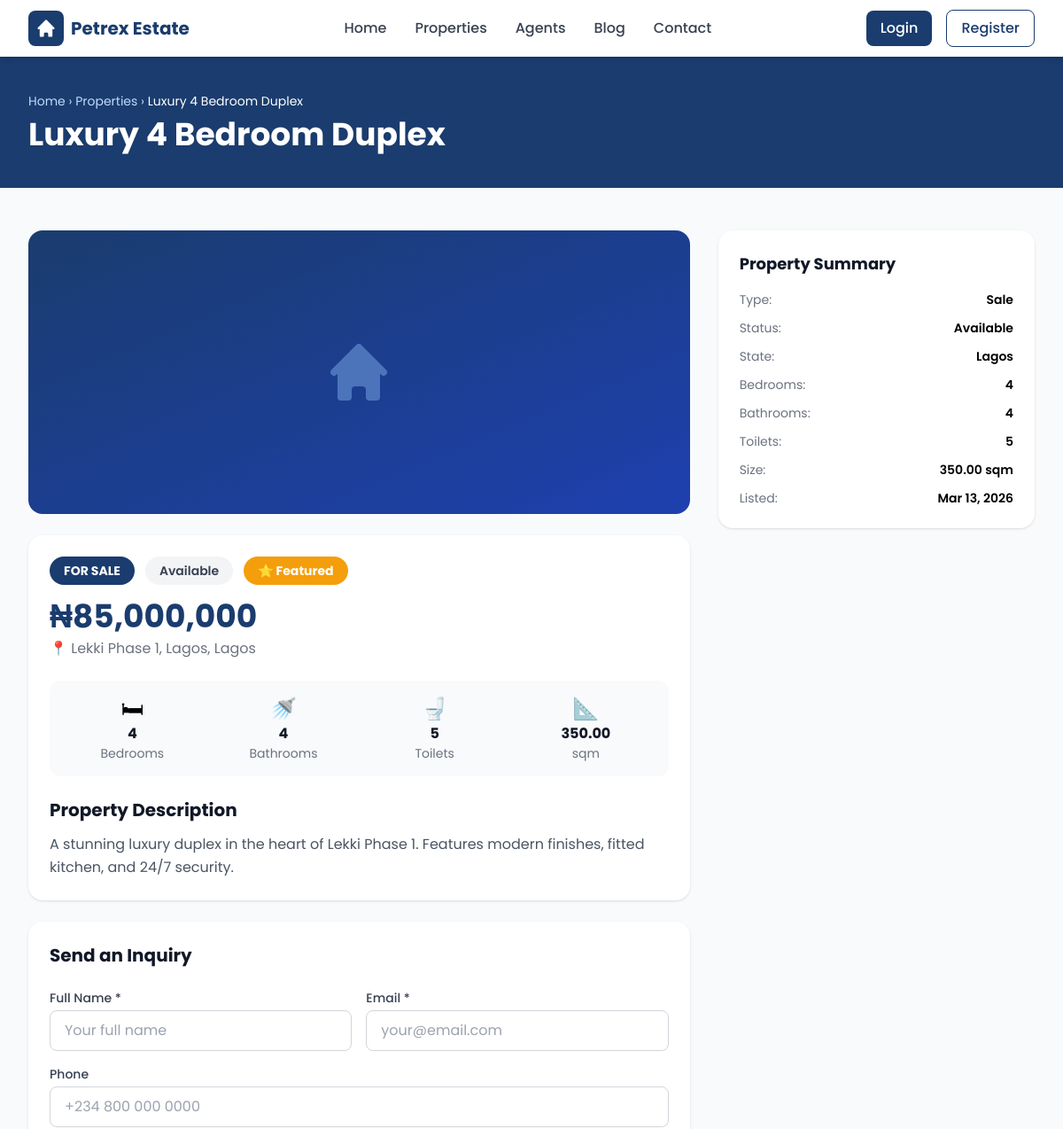
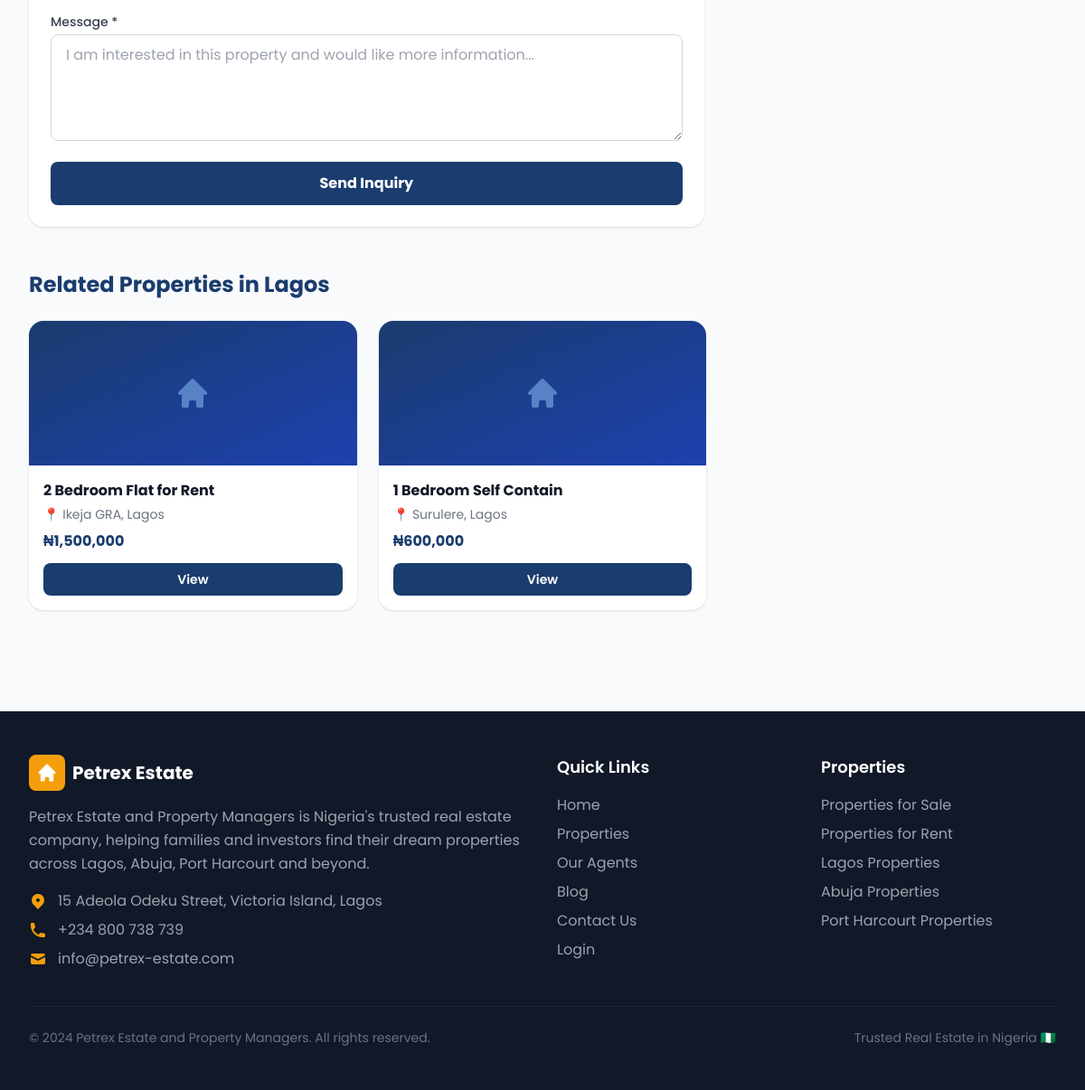
The page /properties/single.php?id=1 on the database its author committed (2 pictures, top to bottom).
### tables this page shows
CREATE TABLE properties (
  id INT AUTO_INCREMENT PRIMARY KEY,
  title VARCHAR(255) NOT NULL,
  description TEXT,
  price DECIMAL(15,2) NOT NULL,
  location VARCHAR(255) NOT NULL,
  state VARCHAR(100) NOT NULL,
  bedrooms INT DEFAULT 0,
  bathrooms INT DEFAULT 0,
  toilets INT DEFAULT 0,
  size DECIMAL(10,2),
  type ENUM('sale', 'rent') NOT NULL,
  status ENUM('available', 'sold', 'rented') DEFAULT 'available',
  featured TINYINT(1) DEFAULT 0,
  image_url VARCHAR(500),
  agent_id INT,
  created_at TIMESTAMP DEFAULT CURRENT_TIMESTAMP,
  FOREIGN KEY (agent_id) REFERENCES agents(id) ON DELETE SET NULL
);

### properties/single.php (the view, shortened to what this page needs)
<?php
$db = getDB();
$id = (int)($_GET['id'] ?? 0);
$stmt = $db->prepare("SELECT p.*, a.full_name AS agent_name, a.email AS agent_email, a.phone AS agent_phone, a.bio AS agent_bio FROM properties p LEFT JOIN agents a ON p.agent_id = a.id WHERE p.id = ?");
$stmt->bind_param('i', $id);
$stmt->execute();
$property = $stmt->get_result()->fetch_assoc();
$relStmt = $db->prepare("SELECT * FROM properties WHERE state = ? AND id != ? AND status = 'available' LIMIT 3");
$relStmt->bind_param('si', $property['state'], $id);
$relStmt->execute();
$related = $relStmt->get_result()->fetch_all(MYSQLI_ASSOC);
include '../includes/header.php';
?>
<section class="bg-primary py-10">
    <div class="max-w-7xl mx-auto px-4 sm:px-6 lg:px-8">
        <nav class="text-blue-200 text-sm mb-2">
            <a href="/" class="hover:text-white">Home</a> &rsaquo;
            <a href="/properties/index.php" class="hover:text-white">Properties</a> &rsaquo;
            <span class="text-white"><?php echo htmlspecialchars($property['title']); ?></span>
        </nav>
        <h1 class="text-3xl md:text-4xl font-bold text-white"><?php echo htmlspecialchars($property['title']); ?></h1>
    </div>
</section>
<section class="py-12 bg-gray-50">
    <div class="max-w-7xl mx-auto px-4 sm:px-6 lg:px-8">
        <div class="grid grid-cols-1 lg:grid-cols-3 gap-8">
            <div class="lg:col-span-2">
                <div class="bg-gradient-to-br from-primary to-blue-800 rounded-2xl h-80 flex items-center justify-center mb-6 overflow-hidden">
                    <?php if (!empty($property['image_url'])): ?>
                        <img src="<?php echo htmlspecialchars($property['image_url']); ?>" alt="<?php echo htmlspecialchars($property['title']); ?>" class="w-full h-full object-cover rounded-2xl">
                    <?php else: ?>
                        <svg class="w-20 h-20 text-blue-300 opacity-40" fill="currentColor" viewBox="0 0 20 20">
                            <path d="M10.707 2.293a1 1 0 00-1.414 0l-7 7a1 1 0 001.414 1.414L4 10.414V17a1 1 0 001 1h2a1 1 0 001-1v-2a1 1 0 011-1h2a1 1 0 011 1v2a1 1 0 001 1h2a1 1 0 001-1v-6.586l.293.293a1 1 0 001.414-1.414l-7-7z"/>
                        </svg>
                    <?php endif; ?>
                </div>
                <div class="bg-white rounded-2xl shadow p-6 mb-6">
                    <div class="flex flex-wrap items-center gap-3 mb-4">
                        <span class="<?php echo $property['type'] === 'sale' ? 'bg-primary' : 'bg-green-600'; ?> text-white text-sm font-bold px-4 py-1.5 rounded-full uppercase">
                            For <?php echo htmlspecialchars($property['type']); ?>
                        </span>
                        <span class="bg-gray-100 text-gray-700 text-sm font-semibold px-4 py-1.5 rounded-full capitalize">
                            <?php echo htmlspecialchars($property['status']); ?>
                        </span>
                        <?php if ($property['featured']): ?>
                        <span class="bg-accent text-white text-sm font-bold px-4 py-1.5 rounded-full">⭐ Featured</span>
                        <?php endif; ?>
                    </div>
                    <div class="text-4xl font-bold text-primary mb-1">
                        &#8358;<?php echo number_format($property['price']); ?>
                    </div>
                    <p class="text-gray-500 mb-6">📍 <?php echo htmlspecialchars($property['location']); ?>, <?php echo htmlspecialchars($property['state']); ?></p>
                    <div class="grid grid-cols-2 md:grid-cols-4 gap-4 mb-6 p-4 bg-gray-50 rounded-xl">
                        <div class="text-center">
                            <div class="text-2xl">🛏</div>
                            <div class="font-bold text-gray-900"><?php echo (int)$property['bedrooms']; ?></div>
                            <div class="text-sm text-gray-500">Bedrooms</div>
                        </div>
                        <div class="text-center">
                            <div class="text-2xl">🚿</div>
                            <div class="font-bold text-gray-900"><?php echo (int)$property['bathrooms']; ?></div>
                            <div class="text-sm text-gray-500">Bathrooms</div>
                        </div>
                        <div class="text-center">
                            <div class="text-2xl">🚽</div>
                            <div class="font-bold text-gray-900"><?php echo (int)$property['toilets']; ?></div>
                            <div class="text-sm text-gray-500">Toilets</div>
                        </div>
                        <div class="text-center">
                            <div class="text-2xl">📐</div>
                            <div class="font-bold text-gray-900"><?php echo htmlspecialchars($property['size']); ?></div>
                            <div class="text-sm text-gray-500">sqm</div>
                        </div>
                    </div>
                    <h3 class="text-xl font-bold text-gray-900 mb-3">Property Description</h3>
                    <p class="text-gray-600 leading-relaxed"><?php echo nl2br(htmlspecialchars($property['description'])); ?></p>
                </div>
                <div class="bg-white rounded-2xl shadow p-6">
                    <h3 class="text-xl font-bold text-gray-900 mb-6">Send an Inquiry</h3>
                    <form action="/actions/submit-inquiry.php" method="POST" class="space-y-4">
                        <div class="grid grid-cols-1 md:grid-cols-2 gap-4">
                            <div>
                                <label class="block text-sm font-medium text-gray-700 mb-1">Full Name *</label>
                                <input type="text" name="name" required
                                    class="w-full border border-gray-300 rounded-lg px-4 py-2.5 focus:outline-none focus:ring-2 focus:ring-primary"
                                    placeholder="Your full name">
                            </div>
                            <div>
                                <label class="block text-sm font-medium text-gray-700 mb-1">Email *</label>
                                <input type="email" name="email" required
                                    class="w-full border border-gray-300 rounded-lg px-4 py-2.5 focus:outline-none focus:ring-2 focus:ring-primary"
                                    placeholder="your@email.com">
                            </div>
                        </div>
                        <div>
                            <label class="block text-sm font-medium text-gray-700 mb-1">Phone</label>
                            <input type="tel" name="phone"
                                class="w-full border border-gray-300 rounded-lg px-4 py-2.5 focus:outline-none focus:ring-2 focus:ring-primary"
                                placeholder="+234 800 000 0000">
                        </div>
                        <div>
                            <label class="block text-sm font-medium text-gray-700 mb-1">Message *</label>
                            <textarea name="message" rows="4" required
                                class="w-full border border-gray-300 rounded-lg px-4 py-2.5 focus:outline-none focus:ring-2 focus:ring-primary"
                                placeholder="I am interested in this property and would like more information..."></textarea>
                        </div>
                        <button type="submit" class="w-full bg-primary text-white py-3 rounded-lg font-bold hover:bg-blue-900 transition-colors">
                            Send Inquiry
                        </button>
                    </form>
                </div>
            </div>
            <div class="space-y-6">
                <div class="bg-white rounded-2xl shadow p-6">
                    <h3 class="font-bold text-lg text-gray-900 mb-4">Property Summary</h3>
                    <div class="space-y-3 text-sm">
                        <div class="flex justify-between">
                            <span class="text-gray-500">Type:</span>
                            <span class="font-semibold capitalize"><?php echo htmlspecialchars($property['type']); ?></span>
                        </div>
                        <div class="flex justify-between">
                            <span class="text-gray-500">Status:</span>
                            <span class="font-semibold capitalize"><?php echo htmlspecialchars($property['status']); ?></span>
                        </div>
                        <div class="flex justify-between">
                            <span class="text-gray-500">State:</span>
                            <span class="font-semibold"><?php echo htmlspecialchars($property['state']); ?></span>
                        </div>
                        <div class="flex justify-between">
                            <span class="text-gray-500">Bedrooms:</span>
                            <span class="font-semibold"><?php echo (int)$property['bedrooms']; ?></span>
                        </div>
                        <div class="flex justify-between">
                            <span class="text-gray-500">Bathrooms:</span>
                            <span class="font-semibold"><?php echo (int)$property['bathrooms']; ?></span>
                        </div>
                        <div class="flex justify-between">
                            <span class="text-gray-500">Toilets:</span>
                            <span class="font-semibold"><?php echo (int)$property['toilets']; ?></span>
                        </div>
                        <div class="flex justify-between">
                            <span class="text-gray-500">Size:</span>
                            <span class="font-semibold"><?php echo htmlspecialchars($property['size']); ?> sqm</span>
                        </div>
                        <div class="flex justify-between">
                            <span class="text-gray-500">Listed:</span>
                            <span class="font-semibold"><?php echo date('M d, Y', strtotime($property['created_at'])); ?></span>
                        </div>
                    </div>
                </div>
            </div>
        </div>
        <?php if (!empty($related)): ?>
        <div class="mt-12">
            <h2 class="text-2xl font-bold text-primary mb-6">Related Properties in <?php echo htmlspecialchars($property['state']); ?></h2>
            <div class="grid grid-cols-1 md:grid-cols-3 gap-6">
                <?php foreach ($related as $rel): ?>
                <div class="bg-white rounded-2xl shadow hover:shadow-lg transition-shadow group overflow-hidden">
                    <div class="h-40 bg-gradient-to-br from-primary to-blue-800 flex items-center justify-center relative">
                        <?php if (!empty($rel['image_url'])): ?>
                            <img src="<?php echo htmlspecialchars($rel['image_url']); ?>" alt="<?php echo htmlspecialchars($rel['title']); ?>" class="w-full h-full object-cover">
                        <?php else: ?>
                            <svg class="w-10 h-10 text-blue-300 opacity-50" fill="currentColor" viewBox="0 0 20 20">
                                <path d="M10.707 2.293a1 1 0 00-1.414 0l-7 7a1 1 0 001.414 1.414L4 10.414V17a1 1 0 001 1h2a1 1 0 001-1v-2a1 1 0 011-1h2a1 1 0 011 1v2a1 1 0 001 1h2a1 1 0 001-1v-6.586l.293.293a1 1 0 001.414-1.414l-7-7z"/>
                            </svg>
                        <?php endif; ?>
                    </div>
                    <div class="p-4">
                        <h4 class="font-bold text-gray-900 mb-1 group-hover:text-primary transition-colors">
                            <?php echo htmlspecialchars($rel['title']); ?>
                        </h4>
                        <p class="text-gray-500 text-sm mb-2">📍 <?php echo htmlspecialchars($rel['location']); ?></p>
                        <div class="font-bold text-primary">&#8358;<?php echo number_format($rel['price']); ?></div>
                        <a href="/properties/single.php?id=<?php echo (int)$rel['id']; ?>" class="mt-3 block text-center bg-primary text-white py-2 rounded-lg text-sm font-semibold hover:bg-blue-900 transition-colors">View</a>
                    </div>
                </div>
                <?php endforeach; ?>
            </div>
        </div>
        <?php endif; ?>
    </div>
</section>
<?php include '../includes/footer.php'; ?>

### includes/header.php (style rules this page uses)
body { font-family: 'Poppins', sans-serif; }

### rows shown on the page
properties: title "Luxury 4 Bedroom Duplex", type "SALE", status "Available", price "85,000,000", location "Lekki Phase 1, Lagos", state "Lagos", bedrooms "4", bathrooms "4", toilets "5", size "350.00", description "A stunning luxury duplex in the heart of Lekki Phase 1. Features modern finishes, fitted kitchen, and 24/7 security.", type "Sale", created_at "Mar 13, 2026"
properties: title "2 Bedroom Flat for Rent", location "Ikeja GRA, Lagos", price "1,500,000"
properties: title "1 Bedroom Self Contain", location "Surulere, Lagos", price "600,000"
